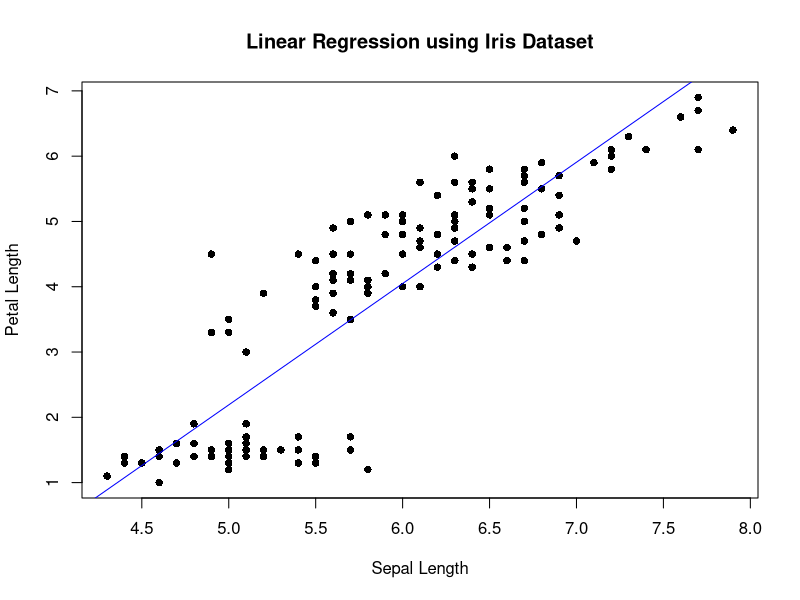

Source code (R):
# Load iris dataset
data <- iris

# lm means linear model ,Create linear regression model
# Predict Petal.Length using Sepal.Length
model <- lm(Petal.Length ~ Sepal.Length, data = data)

# Display summary of regression model
summary(model)

# Predict petal lengths using the model
data$predicted_petal_length <- predict(model)

# Head is used to show the first 6 rows .Display first 6 rows of dataset
head(data)

# Plot graph
plot(data$Sepal.Length,
     data$Petal.Length,
     xlab = "Sepal Length",
     ylab = "Petal Length",
     main = "Linear Regression using Iris Dataset",
     pch = 16)

#abline= Draw regression line
abline(model, col = "blue")
